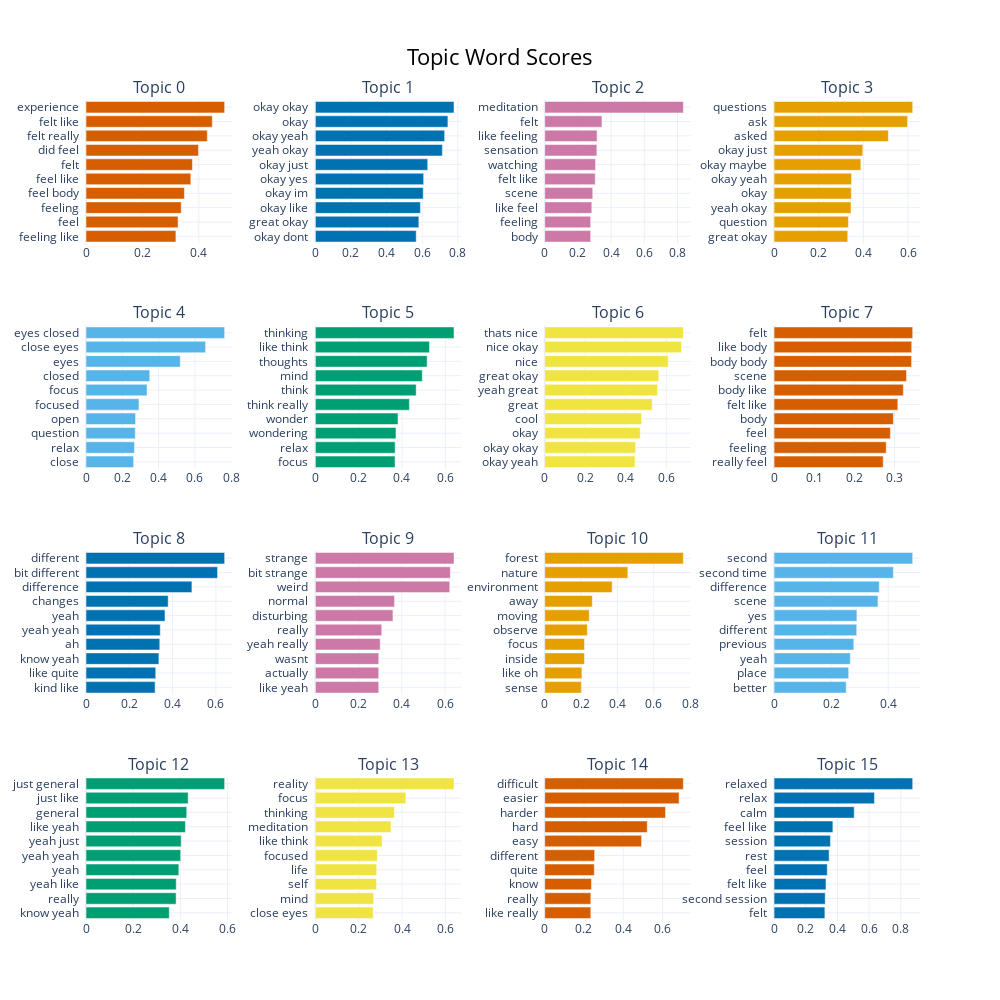

Notebook cell for this chart:
### Code cell
topic_model.visualize_barchart(top_n_topics = 16, n_words = 10)

### Figure 1 — Plotly figure (JSON) as saved in the notebook; plotly's stock layout.template omitted (floating-point values rounded to 4 significant figures)
{"data": [{"marker": {"color": "#D55E00"}, "orientation": "h", "type": "bar", "x": [0.3187, 0.3263, 0.3376, 0.3489, 0.3716, 0.3773, 0.3986, 0.4301, 0.4477, 0.4915], "xaxis": "x", "y": ["feeling like  ", "feel  ", "feeling  ", "feel body  ", "feel like  ", "felt  ", "did feel  ", "felt really  ", "felt like  ", "experience  "], "yaxis": "y"}, {"marker": {"color": "#0072B2"}, "orientation": "h", "type": "bar", "x": [0.5666, 0.5813, 0.5901, 0.606, 0.6084, 0.6312, 0.7136, 0.7263, 0.7446, 0.7788], "xaxis": "x2", "y": ["okay dont  ", "great okay  ", "okay like  ", "okay im  ", "okay yes  ", "okay just  ", "yeah okay  ", "okay yeah  ", "okay  ", "okay okay  "], "yaxis": "y2"}, {"marker": {"color": "#CC79A7"}, "orientation": "h", "type": "bar", "x": [0.2769, 0.277, 0.2838, 0.2893, 0.3044, 0.3066, 0.3142, 0.3155, 0.3448, 0.8352], "xaxis": "x3", "y": ["body  ", "feeling  ", "like feel  ", "scene  ", "felt like  ", "watching  ", "sensation  ", "like feeling  ", "felt  ", "meditation  "], "yaxis": "y3"}, {"marker": {"color": "#E69F00"}, "orientation": "h", "type": "bar", "x": [0.3301, 0.3331, 0.3446, 0.346, 0.3472, 0.3887, 0.3976, 0.5119, 0.598, 0.6209], "xaxis": "x4", "y": ["great okay  ", "question  ", "yeah okay  ", "okay  ", "okay yeah  ", "okay maybe  ", "okay just  ", "asked  ", "ask  ", "questions  "], "yaxis": "y4"}, {"marker": {"color": "#56B4E9"}, "orientation": "h", "type": "bar", "x": [0.2625, 0.2675, 0.2718, 0.2733, 0.292, 0.3364, 0.3514, 0.5196, 0.6592, 0.7643], "xaxis": "x5", "y": ["close  ", "relax  ", "question  ", "open  ", "focused  ", "focus  ", "closed  ", "eyes  ", "close eyes  ", "eyes closed  "], "yaxis": "y5"}, {"marker": {"color": "#009E73"}, "orientation": "h", "type": "bar", "x": [0.368, 0.3684, 0.3723, 0.3817, 0.4342, 0.4655, 0.4937, 0.5161, 0.5268, 0.6401], "xaxis": "x6", "y": ["focus  ", "relax  ", "wondering  ", "wonder  ", "think really  ", "think  ", "mind  ", "thoughts  ", "like think  ", "thinking  "], "yaxis": "y6"}, {"marker": {"color": "#F0E442"}, "orientation": "h", "type": "bar", "x": [0.4454, 0.4484, 0.4712, 0.4782, 0.5305, 0.5567, 0.5628, 0.6092, 0.6749, 0.684], "xaxis": "x7", "y": ["okay yeah  ", "okay okay  ", "okay  ", "cool  ", "great  ", "yeah great  ", "great okay  ", "nice  ", "nice okay  ", "thats nice  "], "yaxis": "y7"}, {"marker": {"color": "#D55E00"}, "orientation": "h", "type": "bar", "x": [0.2718, 0.2793, 0.2896, 0.2972, 0.3082, 0.322, 0.3297, 0.3425, 0.3428, 0.3453], "xaxis": "x8", "y": ["really feel  ", "feeling  ", "feel  ", "body  ", "felt like  ", "body like  ", "scene  ", "body body  ", "like body  ", "felt  "], "yaxis": "y8"}, {"marker": {"color": "#0072B2"}, "orientation": "h", "type": "bar", "x": [0.3192, 0.3221, 0.3367, 0.3407, 0.3431, 0.3648, 0.3795, 0.4892, 0.6077, 0.6403], "xaxis": "x9", "y": ["kind like  ", "like quite  ", "know yeah  ", "ah  ", "yeah yeah  ", "yeah  ", "changes  ", "difference  ", "bit different  ", "different  "], "yaxis": "y9"}, {"marker": {"color": "#CC79A7"}, "orientation": "h", "type": "bar", "x": [0.2931, 0.2931, 0.2933, 0.2998, 0.3071, 0.3589, 0.3663, 0.6217, 0.6245, 0.6412], "xaxis": "x10", "y": ["like yeah  ", "actually  ", "wasnt  ", "yeah really  ", "really  ", "disturbing  ", "normal  ", "weird  ", "bit strange  ", "strange  "], "yaxis": "y10"}, {"marker": {"color": "#E69F00"}, "orientation": "h", "type": "bar", "x": [0.2018, 0.2049, 0.219, 0.2191, 0.2345, 0.2453, 0.2621, 0.3714, 0.4577, 0.7634], "xaxis": "x11", "y": ["sense  ", "like oh  ", "inside  ", "focus  ", "observe  ", "moving  ", "away  ", "environment  ", "nature  ", "forest  "], "yaxis": "y11"}, {"marker": {"color": "#56B4E9"}, "orientation": "h", "type": "bar", "x": [0.2529, 0.2615, 0.2672, 0.2795, 0.2896, 0.2903, 0.3641, 0.3688, 0.4182, 0.4858], "xaxis": "x12", "y": ["better  ", "place  ", "yeah  ", "previous  ", "different  ", "yes  ", "scene  ", "difference  ", "second time  ", "second  "], "yaxis": "y12"}, {"marker": {"color": "#009E73"}, "orientation": "h", "type": "bar", "x": [0.353, 0.382, 0.3826, 0.3936, 0.4015, 0.4036, 0.4215, 0.4272, 0.433, 0.5878], "xaxis": "x13", "y": ["know yeah  ", "really  ", "yeah like  ", "yeah  ", "yeah yeah  ", "yeah just  ", "like yeah  ", "general  ", "just like  ", "just general  "], "yaxis": "y13"}, {"marker": {"color": "#F0E442"}, "orientation": "h", "type": "bar", "x": [0.2671, 0.2692, 0.2825, 0.283, 0.2859, 0.3079, 0.349, 0.3648, 0.4179, 0.6398], "xaxis": "x14", "y": ["close eyes  ", "mind  ", "self  ", "life  ", "focused  ", "like think  ", "meditation  ", "thinking  ", "focus  ", "reality  "], "yaxis": "y14"}, {"marker": {"color": "#D55E00"}, "orientation": "h", "type": "bar", "x": [0.2347, 0.2348, 0.2381, 0.2527, 0.2541, 0.4933, 0.5221, 0.6153, 0.6842, 0.7059], "xaxis": "x15", "y": ["like really  ", "really  ", "know  ", "quite  ", "different  ", "easy  ", "hard  ", "harder  ", "easier  ", "difficult  "], "yaxis": "y15"}, {"marker": {"color": "#0072B2"}, "orientation": "h", "type": "bar", "x": [0.3209, 0.3229, 0.3277, 0.3359, 0.3477, 0.3559, 0.3712, 0.5058, 0.6337, 0.875], "xaxis": "x16", "y": ["felt  ", "second session  ", "felt like  ", "feel  ", "rest  ", "session  ", "feel like  ", "calm  ", "relax  ", "relaxed  "], "yaxis": "y16"}], "layout": {"annotations": [{"font": {"size": 16}, "showarrow": false, "text": "Topic 0", "x": 0.0875, "xanchor": "center", "xref": "paper", "y": 1, "yanchor": "bottom", "yref": "paper"}, {"font": {"size": 16}, "showarrow": false, "text": "Topic 1", "x": 0.3625, "xanchor": "center", "xref": "paper", "y": 1, "yanchor": "bottom", "yref": "paper"}, {"font": {"size": 16}, "showarrow": false, "text": "Topic 2", "x": 0.6375, "xanchor": "center", "xref": "paper", "y": 1, "yanchor": "bottom", "yref": "paper"}, {"font": {"size": 16}, "showarrow": false, "text": "Topic 3", "x": 0.9125, "xanchor": "center", "xref": "paper", "y": 1, "yanchor": "bottom", "yref": "paper"}, {"font": {"size": 16}, "showarrow": false, "text": "Topic 4", "x": 0.0875, "xanchor": "center", "xref": "paper", "y": 0.725, "yanchor": "bottom", "yref": "paper"}, {"font": {"size": 16}, "showarrow": false, "text": "Topic 5", "x": 0.3625, "xanchor": "center", "xref": "paper", "y": 0.725, "yanchor": "bottom", "yref": "paper"}, {"font": {"size": 16}, "showarrow": false, "text": "Topic 6", "x": 0.6375, "xanchor": "center", "xref": "paper", "y": 0.725, "yanchor": "bottom", "yref": "paper"}, {"font": {"size": 16}, "showarrow": false, "text": "Topic 7", "x": 0.9125, "xanchor": "center", "xref": "paper", "y": 0.725, "yanchor": "bottom", "yref": "paper"}, {"font": {"size": 16}, "showarrow": false, "text": "Topic 8", "x": 0.0875, "xanchor": "center", "xref": "paper", "y": 0.45, "yanchor": "bottom", "yref": "paper"}, {"font": {"size": 16}, "showarrow": false, "text": "Topic 9", "x": 0.3625, "xanchor": "center", "xref": "paper", "y": 0.45, "yanchor": "bottom", "yref": "paper"}, {"font": {"size": 16}, "showarrow": false, "text": "Topic 10", "x": 0.6375, "xanchor": "center", "xref": "paper", "y": 0.45, "yanchor": "bottom", "yref": "paper"}, {"font": {"size": 16}, "showarrow": false, "text": "Topic 11", "x": 0.9125, "xanchor": "center", "xref": "paper", "y": 0.45, "yanchor": "bottom", "yref": "paper"}, {"font": {"size": 16}, "showarrow": false, "text": "Topic 12", "x": 0.0875, "xanchor": "center", "xref": "paper", "y": 0.175, "yanchor": "bottom", "yref": "paper"}, {"font": {"size": 16}, "showarrow": false, "text": "Topic 13", "x": 0.3625, "xanchor": "center", "xref": "paper", "y": 0.175, "yanchor": "bottom", "yref": "paper"}, {"font": {"size": 16}, "showarrow": false, "text": "Topic 14", "x": 0.6375, "xanchor": "center", "xref": "paper", "y": 0.175, "yanchor": "bottom", "yref": "paper"}, {"font": {"size": 16}, "showarrow": false, "text": "Topic 15", "x": 0.9125, "xanchor": "center", "xref": "paper", "y": 0.175, "yanchor": "bottom", "yref": "paper"}], "height": 1000, "hoverlabel": {"bgcolor": "white", "font": {"family": "Rockwell", "size": 16}}, "showlegend": false, "title": {"font": {"color": "Black", "size": 22}, "text": "Topic Word Scores", "x": 0.5, "xanchor": "center", "yanchor": "top"}, "width": 1000, "xaxis": {"anchor": "y", "domain": [0, 0.175], "showgrid": true}, "xaxis10": {"anchor": "y10", "domain": [0.275, 0.45], "showgrid": true}, "xaxis11": {"anchor": "y11", "domain": [0.55, 0.725], "showgrid": true}, "xaxis12": {"anchor": "y12", "domain": [0.825, 1], "showgrid": true}, "xaxis13": {"anchor": "y13", "domain": [0, 0.175], "showgrid": true}, "xaxis14": {"anchor": "y14", "domain": [0.275, 0.45], "showgrid": true}, "xaxis15": {"anchor": "y15", "domain": [0.55, 0.725], "showgrid": true}, "xaxis16": {"anchor": "y16", "domain": [0.825, 1], "showgrid": true}, "xaxis2": {"anchor": "y2", "domain": [0.275, 0.45], "showgrid": true}, "xaxis3": {"anchor": "y3", "domain": [0.55, 0.725], "showgrid": true}, "xaxis4": {"anchor": "y4", "domain": [0.825, 1], "showgrid": true}, "xaxis5": {"anchor": "y5", "domain": [0, 0.175], "showgrid": true}, "xaxis6": {"anchor": "y6", "domain": [0.275, 0.45], "showgrid": true}, "xaxis7": {"anchor": "y7", "domain": [0.55, 0.725], "showgrid": true}, "xaxis8": {"anchor": "y8", "domain": [0.825, 1], "showgrid": true}, "xaxis9": {"anchor": "y9", "domain": [0, 0.175], "showgrid": true}, "yaxis": {"anchor": "x", "domain": [0.825, 1], "showgrid": true}, "yaxis10": {"anchor": "x10", "domain": [0.275, 0.45], "showgrid": true}, "yaxis11": {"anchor": "x11", "domain": [0.275, 0.45], "showgrid": true}, "yaxis12": {"anchor": "x12", "domain": [0.275, 0.45], "showgrid": true}, "yaxis13": {"anchor": "x13", "domain": [0, 0.175], "showgrid": true}, "yaxis14": {"anchor": "x14", "domain": [0, 0.175], "showgrid": true}, "yaxis15": {"anchor": "x15", "domain": [0, 0.175], "showgrid": true}, "yaxis16": {"anchor": "x16", "domain": [0, 0.175], "showgrid": true}, "yaxis2": {"anchor": "x2", "domain": [0.825, 1], "showgrid": true}, "yaxis3": {"anchor": "x3", "domain": [0.825, 1], "showgrid": true}, "yaxis4": {"anchor": "x4", "domain": [0.825, 1], "showgrid": true}, "yaxis5": {"anchor": "x5", "domain": [0.55, 0.725], "showgrid": true}, "yaxis6": {"anchor": "x6", "domain": [0.55, 0.725], "showgrid": true}, "yaxis7": {"anchor": "x7", "domain": [0.55, 0.725], "showgrid": true}, "yaxis8": {"anchor": "x8", "domain": [0.55, 0.725], "showgrid": true}, "yaxis9": {"anchor": "x9", "domain": [0.275, 0.45], "showgrid": true}}}
